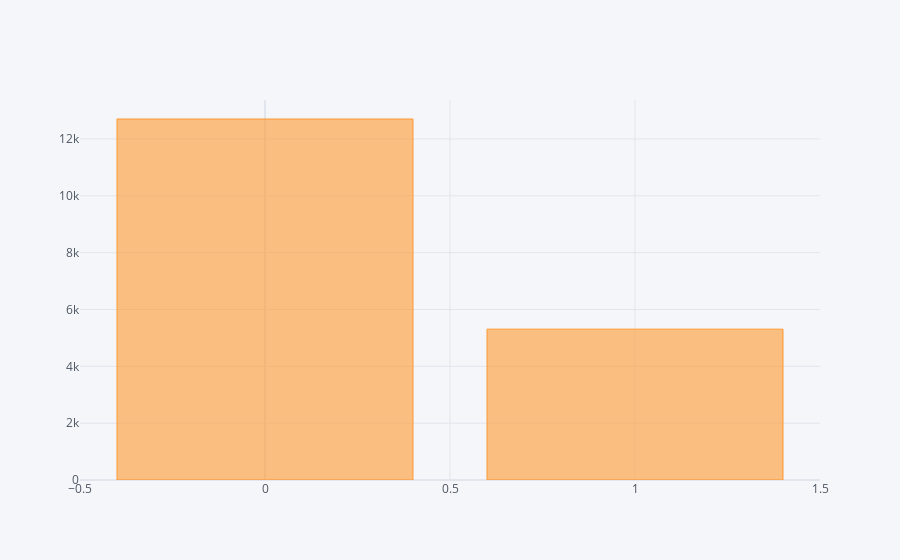

The cell this chart's notebook holds for it:
### Code cell
df_test['stroke'].value_counts().iplot(kind='bar')

### Figure 1 — Plotly figure (JSON) as saved in the notebook; plotly's stock layout.template omitted (floating-point values rounded to 4 significant figures)
{"data": [{"marker": {"color": "rgba(255, 153, 51, 0.6)", "line": {"color": "rgba(255, 153, 51, 1.0)", "width": 1}}, "name": "stroke", "orientation": "v", "text": "", "type": "bar", "x": [0, 1], "y": [12702, 5308]}], "layout": {"legend": {"bgcolor": "#F5F6F9", "font": {"color": "#4D5663"}}, "paper_bgcolor": "#F5F6F9", "plot_bgcolor": "#F5F6F9", "title": {"font": {"color": "#4D5663"}}, "xaxis": {"gridcolor": "#E1E5ED", "showgrid": true, "tickfont": {"color": "#4D5663"}, "title": {"font": {"color": "#4D5663"}, "text": ""}, "zerolinecolor": "#E1E5ED"}, "yaxis": {"gridcolor": "#E1E5ED", "showgrid": true, "tickfont": {"color": "#4D5663"}, "title": {"font": {"color": "#4D5663"}, "text": ""}, "zerolinecolor": "#E1E5ED"}}}
